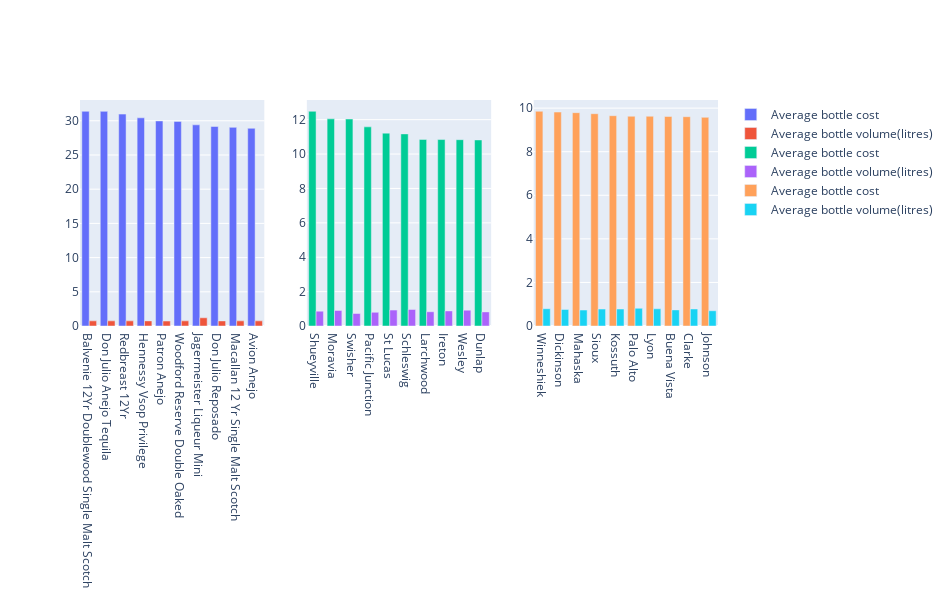

The code cell stored with this chart in its notebook:
### Code cell
fig = make_subplots(rows=1, cols=3)
fig = plot_bar(fig, df_analysis, 'item_description', 1, 1)
fig = plot_bar(fig, df_analysis, 'city', 1, 2)
fig = plot_bar(fig, df_analysis, 'county', 1, 3)
fig.update_layout(autosize=False, width=950, height=600)
fig.show()

### Figure 1 — Plotly figure (JSON) as saved in the notebook; plotly's stock layout.template omitted (floating-point values rounded to 4 significant figures)
{"data": [{"name": "Average bottle cost", "type": "bar", "x": ["Balvenie 12Yr Doublewood Single Malt Scotch", "Don Julio Anejo Tequila", "Redbreast 12Yr", "Hennessy Vsop Privilege", "Patron Anejo", "Woodford Reserve Double Oaked", "Jagermeister Liqueur Mini", "Don Julio Reposado", "Macallan 12 Yr Single Malt Scotch", "Avion Anejo"], "xaxis": "x", "y": [31.38, 31.37, 30.97, 30.43, 29.98, 29.91, 29.41, 29.16, 29.03, 28.9], "yaxis": "y"}, {"name": "Average bottle volume(litres)", "type": "bar", "x": ["Balvenie 12Yr Doublewood Single Malt Scotch", "Don Julio Anejo Tequila", "Redbreast 12Yr", "Hennessy Vsop Privilege", "Patron Anejo", "Woodford Reserve Double Oaked", "Jagermeister Liqueur Mini", "Don Julio Reposado", "Macallan 12 Yr Single Malt Scotch", "Avion Anejo"], "xaxis": "x", "y": [0.75, 0.75, 0.75, 0.7478, 0.7251, 0.75, 1.2, 0.7427, 0.75, 0.75], "yaxis": "y"}, {"name": "Average bottle cost", "type": "bar", "x": ["Shueyville", "Moravia", "Swisher", "Pacific Junction", "St Lucas", "Schleswig", "Larchwood", "Ireton", "Wesley", "Dunlap"], "xaxis": "x2", "y": [12.49, 12.05, 12.04, 11.58, 11.22, 11.17, 10.85, 10.84, 10.84, 10.82], "yaxis": "y2"}, {"name": "Average bottle volume(litres)", "type": "bar", "x": ["Shueyville", "Moravia", "Swisher", "Pacific Junction", "St Lucas", "Schleswig", "Larchwood", "Ireton", "Wesley", "Dunlap"], "xaxis": "x2", "y": [0.8634, 0.9047, 0.7268, 0.7949, 0.9263, 0.9614, 0.8298, 0.8774, 0.9212, 0.8208], "yaxis": "y2"}, {"name": "Average bottle cost", "type": "bar", "x": ["Winneshiek", "Dickinson", "Mahaska", "Sioux", "Kossuth", "Palo Alto", "Lyon", "Buena Vista", "Clarke", "Johnson"], "xaxis": "x3", "y": [9.855, 9.821, 9.792, 9.745, 9.653, 9.628, 9.627, 9.617, 9.607, 9.577], "yaxis": "y3"}, {"name": "Average bottle volume(litres)", "type": "bar", "x": ["Winneshiek", "Dickinson", "Mahaska", "Sioux", "Kossuth", "Palo Alto", "Lyon", "Buena Vista", "Clarke", "Johnson"], "xaxis": "x3", "y": [0.7928, 0.7581, 0.7324, 0.7781, 0.7793, 0.813, 0.7891, 0.7389, 0.7813, 0.6995], "yaxis": "y3"}], "layout": {"autosize": false, "height": 600, "width": 950, "xaxis": {"anchor": "y", "domain": [0, 0.2889]}, "xaxis2": {"anchor": "y2", "domain": [0.3556, 0.6444]}, "xaxis3": {"anchor": "y3", "domain": [0.7111, 1]}, "yaxis": {"anchor": "x", "domain": [0, 1]}, "yaxis2": {"anchor": "x2", "domain": [0, 1]}, "yaxis3": {"anchor": "x3", "domain": [0, 1]}}}
